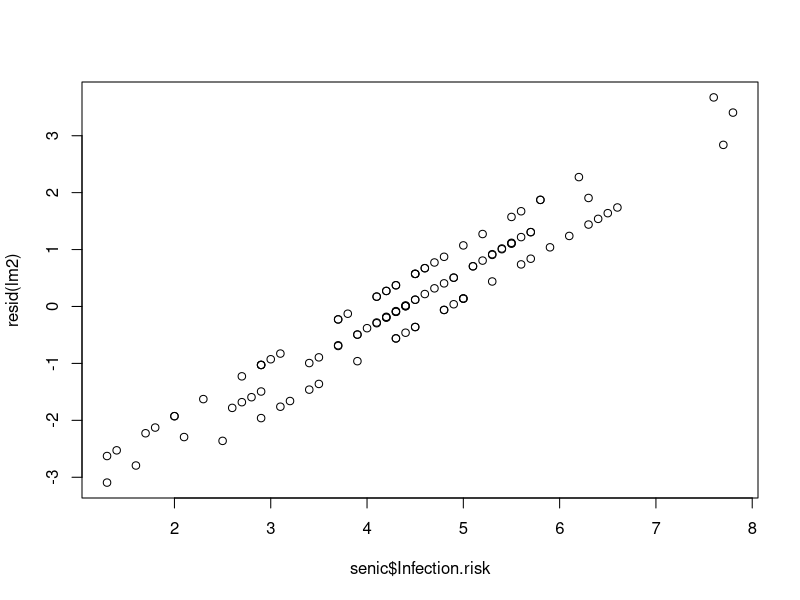

Source code (R):
## ---- chunk 1
ALL <- TRUE
ALL <- FALSE
SOL <- FALSE
#SOL <- TRUE
set.seed(12)
# library(mat2tex)
## ---- chunk 2
senic <- read.table("senic.txt",header=T)
senic <- senic[,c("Infection.risk","Length.of.stay","Culture","X.ray","Region")]
## ---- chunk 3
head(senic)
## ---- chunk 4
lm1 <- lm(Infection.risk~Region, data=senic)
lm2 <- lm(Infection.risk~factor(Region), data=senic)
## ---- chunk 5
plot(x=senic$Infection.risk,y=resid(lm2))
## ---- chunk 6
lm4 <- lm(Infection.risk~Length.of.stay+Culture+factor(Region),data=senic)
anova(lm4)
